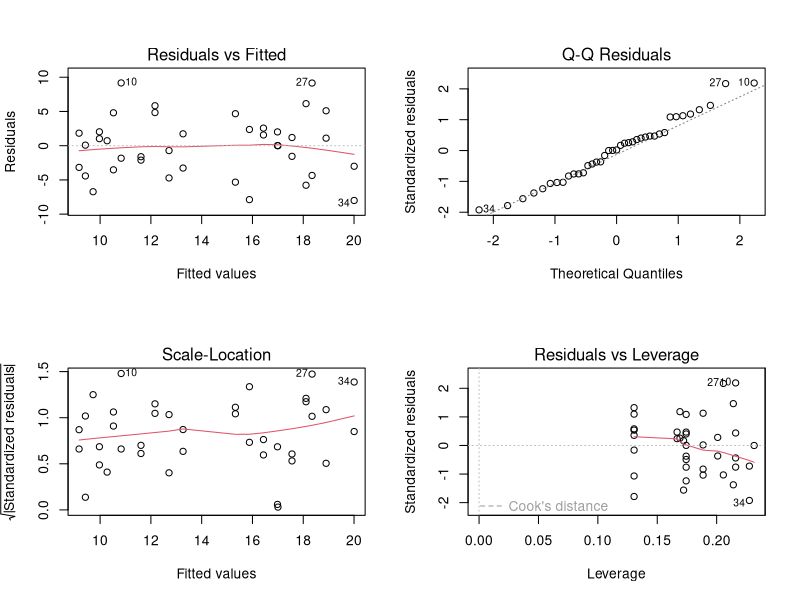
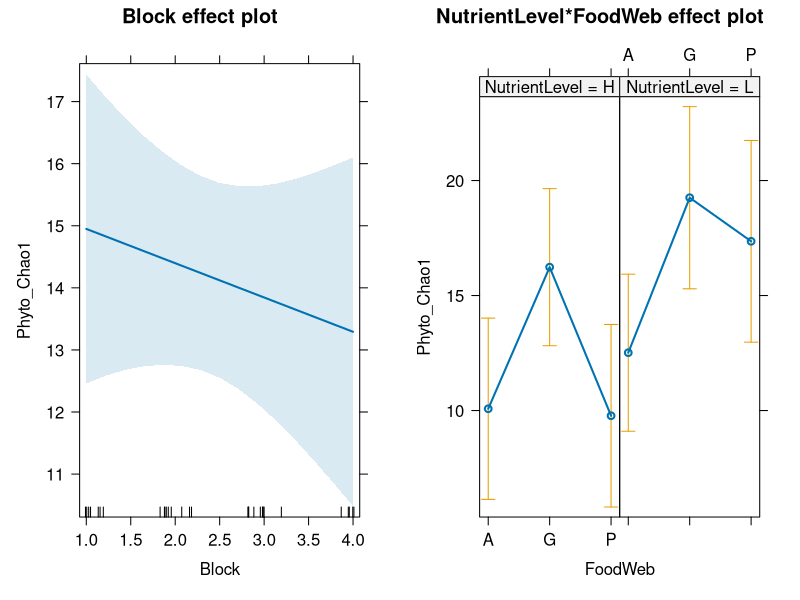
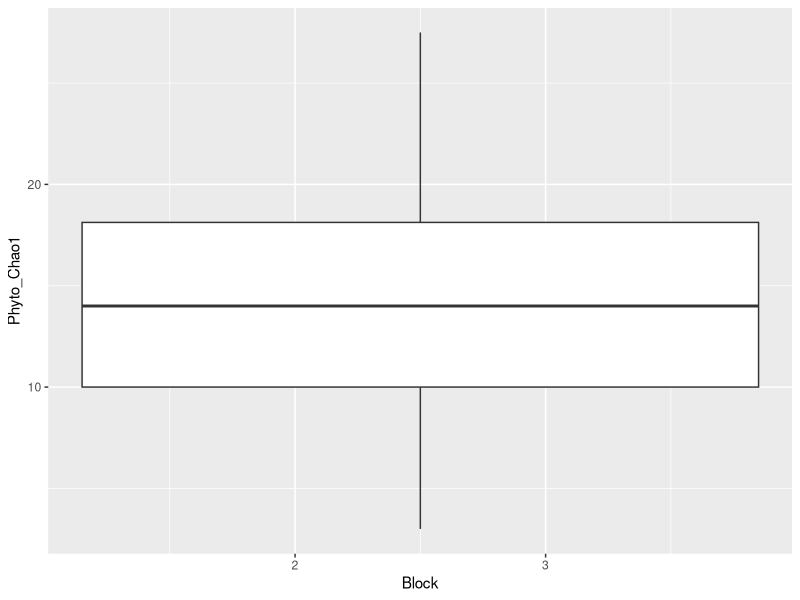
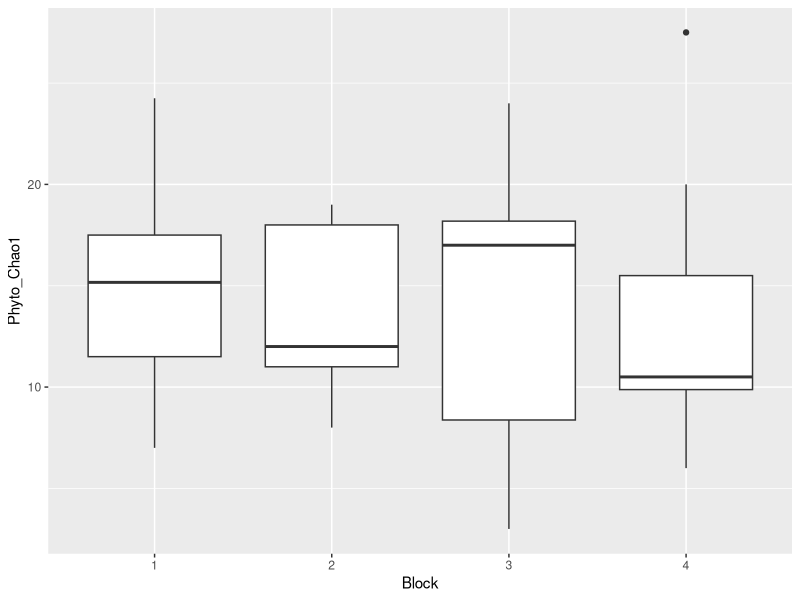
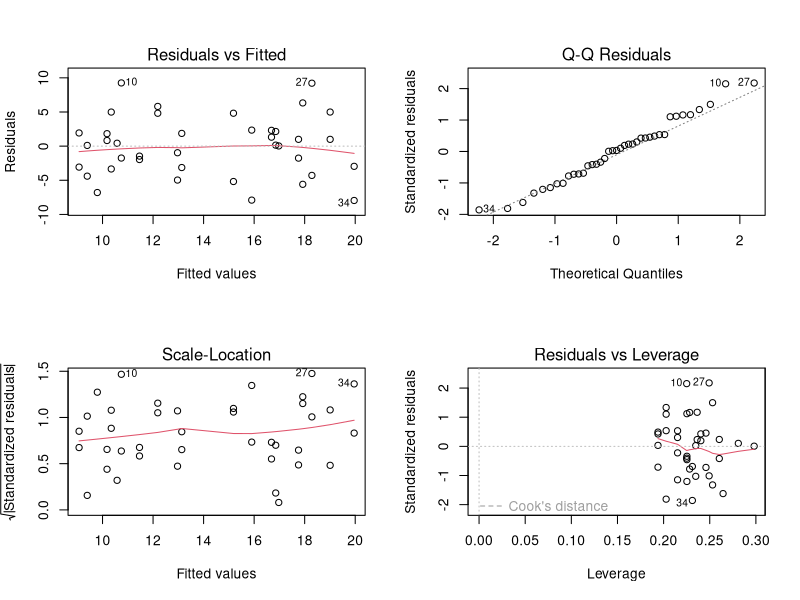
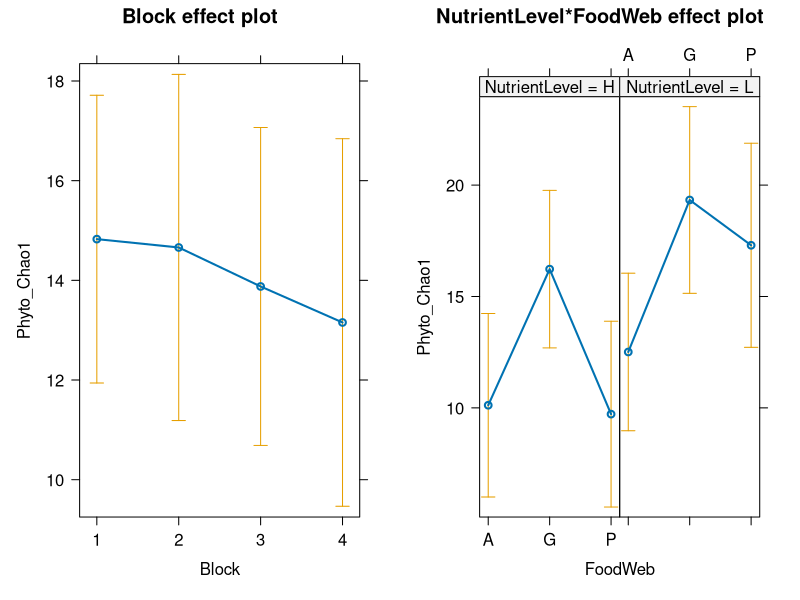
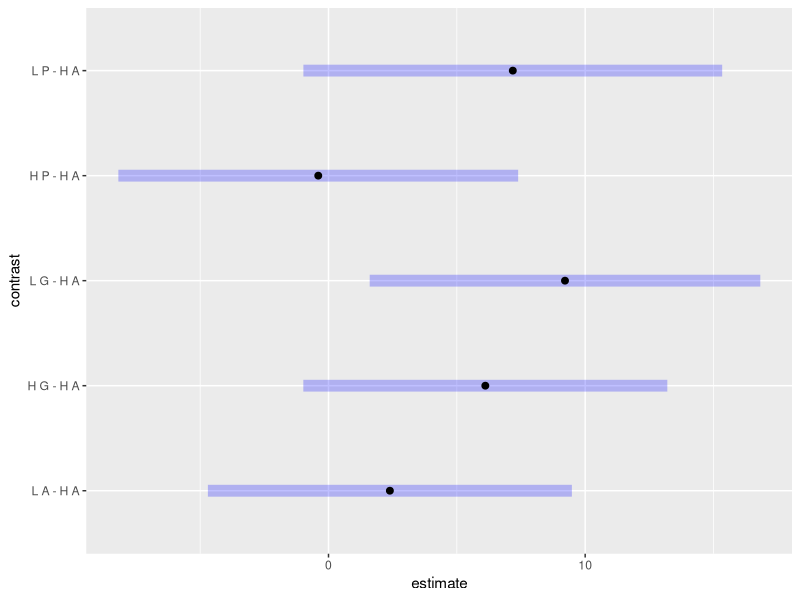

The R source for these figures, in order:
## ---- chunk 1
library(tidyverse)
library(effects)
library(emmeans)

data <- read_csv('data/leibold_mesocosm_data_subset.csv')
## ---- chunk 2
rich_model <- lm(Phyto_Chao1 ~ NutrientLevel + FoodWeb + 
                   NutrientLevel*FoodWeb + Block, 
            data = data)
summary(rich_model)
## ---- chunk 3
par(mfrow = c(2, 2))
plot(rich_model)
# residual plots look good - not concerned about scaling data

# anova
anova(rich_model)

# effects plot
par(mfrow = c(2, 2))
plot(allEffects(rich_model))

ggplot(data, aes(x = Block, y = Phyto_Chao1)) +
  geom_boxplot()
## ---- chunk 4
# seems like need to treat Block as factor
data$Block <- as.factor(data$Block)

ggplot(data, aes(x = Block, y = Phyto_Chao1)) +
  geom_boxplot()

rich_model <- lm(Phyto_Chao1 ~ NutrientLevel + FoodWeb + 
                   NutrientLevel*FoodWeb + Block, 
            data = data)
summary(rich_model)

par(mfrow = c(2, 2))
plot(rich_model)
# residual plots look good - not concerned about scaling data

# anova
anova(rich_model)

# effects plots
par(mfrow = c(2, 2))
plot(allEffects(rich_model))
## ---- chunk 5
nut_food_emmeans = emmeans(rich_model, specs = trt.vs.ctrl ~ NutrientLevel*FoodWeb)
nut_food_emmeans
## ---- chunk 6
# first here's all of the contrasts plotted:
plot(nut_food_emmeans$contrasts)

# take a look at order of levels in nut_food_emmeans 
nut_food_emmeans

custom_contrasts <- contrast(nut_food_emmeans, method = list(
         "H_G_vs_H_A" = c(-1, 0, 1, 0, 0, 0),
         "L_G_vs_L_A" = c(0, -1, 0, 1, 0, 0)
         )
         )  
custom_contrasts

# provides the same p-values as the non-adjusted contrast:
nut_food_emmeans_no_adjust = emmeans(rich_model, specs = trt.vs.ctrl ~ NutrientLevel*FoodWeb, adjust = "none")
nut_food_emmeans_no_adjust
## ---- chunk 7
# want a new emmeans without the interaction with nutrient level
nut_emmeans = emmeans(rich_model, specs = trt.vs.ctrl ~ FoodWeb)
nut_emmeans
# results may be misleading? hmm...

# I'm not sure if we also need to make a new model, warning suggests so...
simple_model <- lm(Phyto_Chao1 ~ FoodWeb + NutrientLevel + Block, 
            data = data)
summary(simple_model)

nut_emmeans = emmeans(simple_model, specs = trt.vs.ctrl ~ FoodWeb)
nut_emmeans

# one custom contrast
custom_contrast <- contrast(nut_emmeans, method = list(
         "G_vs_A" = c(-1, 1, 0)
         )
         )  
custom_contrast
## ---- chunk 8
nut_food_emmeans

interaction_contrast <- contrast(nut_food_emmeans, 
         list("HG_min_HA" = c(-1, 0, 1, 0, 0, 0),
              "LG_min_LA" = c(0, -1, 0, 1, 0, 0)
              ))
interaction_contrast
